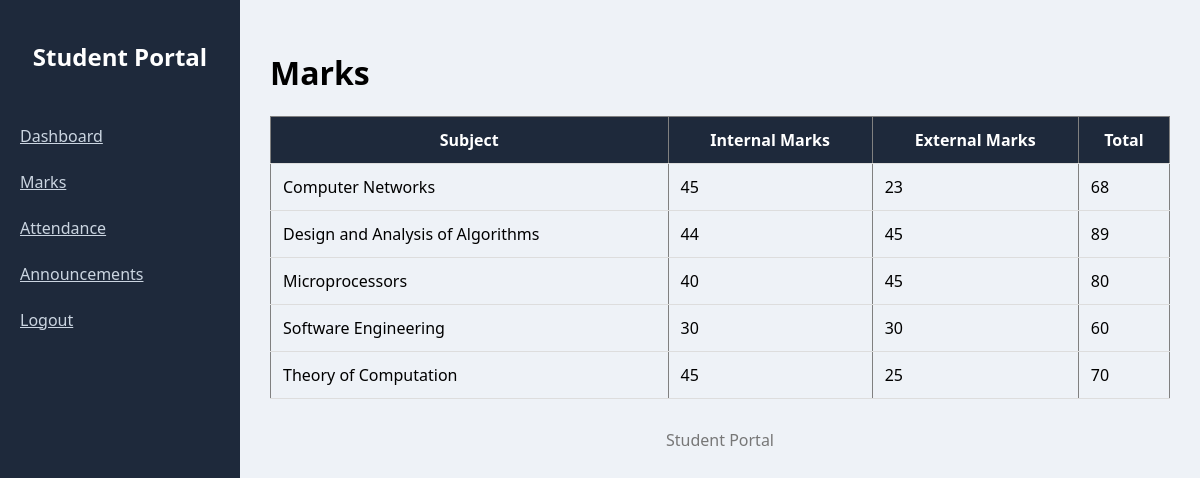
/marks (signed in), run on the app's committed database.
### tables this page shows
CREATE TABLE subjects (
    subject_id INTEGER PRIMARY KEY AUTOINCREMENT,
    subject_name TEXT,
    semester INTEGER
);

### app.py (the view)
@app.route('/marks')
def marks_page():
    if 'user_id' not in session:
        return redirect(url_for('login'))
    conn = get_db_connection()
    user_id = session['user_id']
    query = f"""
    SELECT
        sub.subject_name,
        MAX(m.internal_marks) AS internal_marks,
        MAX(m.external_marks) AS external_marks,
        MAX(m.total_marks) AS total_marks
    FROM marks m
    JOIN students s ON m.student_id = s.student_id
    JOIN subjects sub ON m.subject_id = sub.subject_id
    WHERE s.user_id = {user_id}
    GROUP BY sub.subject_name
    """
    marks = conn.execute(query).fetchall()
    conn.close()
    return render_template('marks.html', marks=marks)

### app.py (called while the page is built)
def get_db_connection():
    conn = sqlite3.connect('student_portal.db')
    conn.row_factory = sqlite3.Row
    return conn

### templates/marks.html
{% extends "base.html" %}
{% block content %}
<h1>Marks</h1>
<table border="1" cellpadding="10" width="100%">
<tr>
    <th>Subject</th>
    <th>Internal Marks</th>
    <th>External Marks</th>
    <th>Total</th>
</tr>
{% if marks %}
    {% for mark in marks %}
    <tr>
        <td>{{ mark.subject_name }}</td>
        <td>{{ mark.internal_marks }}</td>
        <td>{{ mark.external_marks }}</td>
        <td>{{ mark.total_marks }}</td>
    </tr>
    {% endfor %}
{% else %}
    <tr>
        <td colspan="4">No marks available</td>
    </tr>
{% endif %}
</table>
{% endblock %}

### templates/base.html (style rules this page uses)
body { margin:0; font-family:'Segoe UI',sans-serif; background:#eef2f7; }
table { width:100%; border-collapse:collapse; }
th,td { padding:12px; border-bottom:1px solid #ddd; }
th { background:#1e293b; color:white; }

### data on the page
subjects: subject_name "Computer Networks", internal_marks "45", external_marks "23", total_marks "68"
subjects: subject_name "Design and Analysis of Algorithms", internal_marks "44", external_marks "45", total_marks "89"
subjects: subject_name "Microprocessors", internal_marks "40", external_marks "45", total_marks "80"
subjects: subject_name "Software Engineering", internal_marks "30", external_marks "30", total_marks "60"
subjects: subject_name "Theory of Computation", internal_marks "45", external_marks "25", total_marks "70"
